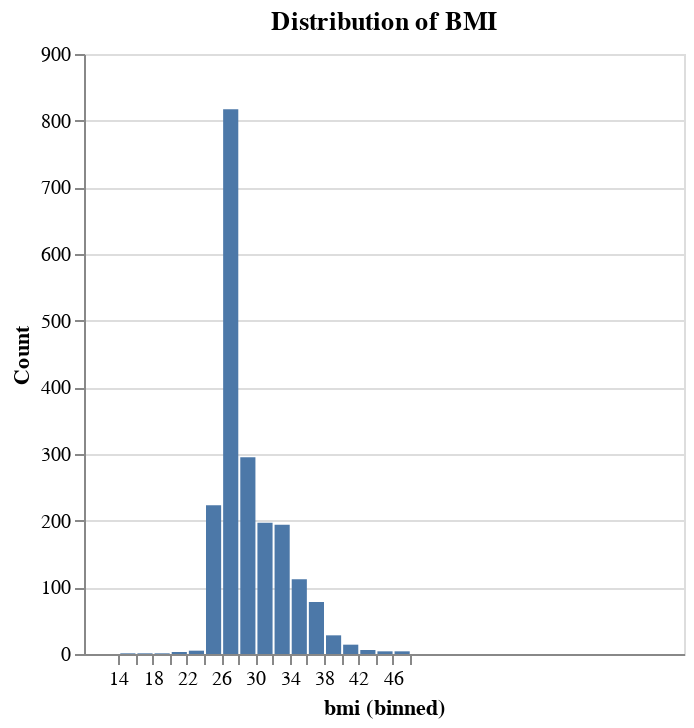

The code cell stored with this chart in its notebook:
### Code cell
chart_bmi = alt.Chart(diabetes_concise, title="Distribution of BMI").mark_bar().encode(
    x = alt.X("bmi", bin=alt.Bin(maxbins = 20), scale=alt.Scale(domain=[10, 80])),
    y = alt.Y("count()", title = "Count")#.title("Count")
) 

chart_bmi

### Figure 1 — Vega-Lite specification as saved in the notebook (floating-point values rounded to 4 significant figures; data arrays with more than 128 entries replaced by an {"elided": "..."} marker saying what was removed)
{"config": {"view": {"continuousWidth": 300, "continuousHeight": 300}}, "data": {"name": "data-8a118ec4a922d8d617293475b8fd5ab5"}, "mark": {"type": "bar"}, "encoding": {"x": {"bin": {"maxbins": 20}, "field": "bmi", "scale": {"domain": [10, 80]}, "type": "quantitative"}, "y": {"aggregate": "count", "title": "Count", "type": "quantitative"}}, "title": "Distribution of BMI", "$schema": "https://vega.github.io/schema/vega-lite/v5.15.1.json", "datasets": {"data-8a118ec4a922d8d617293475b8fd5ab5": {"elided": "1983 records"}}}
